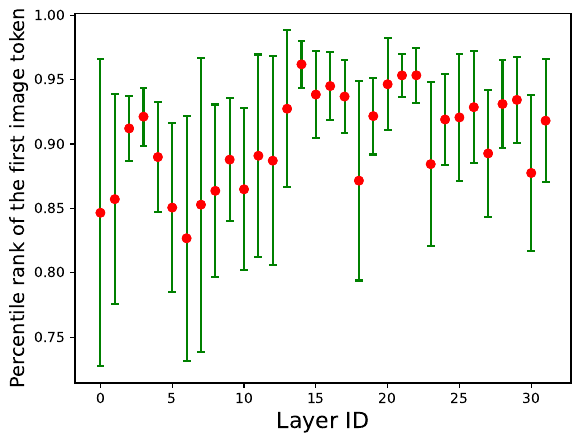

The Python source for this figure:
import argparse
from transformers import AutoTokenizer
from vllm import LLM, SamplingParams
from PIL import Image
import numpy as np
import matplotlib.pyplot as plt

from benchmarks_infoblend.test_type.prob_attn.configs import Configs
from benchmarks_infoblend.utils import set_seed
from benchmarks_infoblend.data.utils import str2class

def get_args() -> argparse.Namespace:
    """ Get arguments from the command line.
    Please refer to the configs.py file for detailed information.
    """
    
    parser = argparse.ArgumentParser()
    parser.add_argument("--dataset", type=str, default='dummy', help="The dataset name")
    parser.add_argument("--model", type=str, default='benchmarks_infoblend/models/llava-v1.6-vicuna-7b-hf', help="The model name from huggingface")
    args = parser.parse_args()

    return args

def run(configs, dataset, llm, tokenizer):
    # Start testing
    for system_prompts, mod_prompts, free_form_prompt in dataset:
        images = [Image.open(url) for url in mod_prompts]
        image_spec_token = '<image>'
        # InternVL have different names of image token.
        if 'Intern' in configs.model:
            image_spec_token = '<IMG_CONTEXT>'
        image_id = tokenizer.convert_tokens_to_ids(image_spec_token)
        attn_metadata = llm.llm_engine.model_executor.driver_worker.model_runner.model.model.attn_metadata
        attn_metadata['collect'] = True
        sampling_params = SamplingParams(
            temperature=0, 
            max_tokens=2,
        )
        old_kvs = []
        output = llm.generate(
            {
                "prompt": system_prompts+free_form_prompt,
                "multi_modal_data": {
                    "image": images
                },
            },
            sampling_params=sampling_params, use_tqdm=False)

        llm_layers = llm.llm_engine.model_executor.driver_worker.model_runner.model.model.layers
        for j in range(len(llm_layers)):
            temp_k = llm_layers[j].self_attn.hack_kv[0].clone()
            temp_v = llm_layers[j].self_attn.hack_kv[1].clone()     
            old_kvs.append([temp_k, temp_v])

        llm.llm_engine.model_executor.driver_worker.model_runner.model.model.old_kvs = old_kvs
        attn_metadata['prob_attn'] = True
        output = llm.generate(
            {
                "prompt": system_prompts + free_form_prompt,
                "multi_modal_data": {
                    "image": images
                },
            },
            sampling_params=sampling_params, use_tqdm=False)
        
        start_image_token = output[0].prompt_token_ids.index(image_id)
        fontsize = 16
        for j in range(len(llm_layers)):
            attn_matrix = attn_metadata['attn_matrix'][j][0].squeeze()
            # reshape for GQA (grouped query attention)
            attn_matrix = attn_matrix.reshape(-1, attn_matrix.shape[-1])
            score_head = []
            for i in range(attn_matrix.shape[0]):
                attn_score = attn_matrix[i].cpu().float()
                first_token_score = attn_score[start_image_token]
                rank = 0
                for s in attn_score:
                    if s > first_token_score:
                        rank += 1
                score_head.append(1 - rank / len(attn_score))

            mean = np.mean(score_head)
            std = np.std(score_head) / 2
            plt.plot([j - 0.2, j + 0.2], [mean + std, mean + std], 'g-')
            plt.plot([j - 0.2, j + 0.2], [mean - std, mean - std], 'g-')
            plt.plot([j, j], [mean + std, mean - std], 'g-')
            plt.plot([j, j], [mean, mean], 'ro-',)

        plt.ylabel('Percentile rank of the first image token', fontsize=fontsize-2)
        plt.xlabel('Layer ID', fontsize=fontsize)
        plt.savefig(configs.cwd + f'/percentile_rank.pdf', bbox_inches='tight')
        plt.clf()
        
if __name__ == "__main__":

    args = get_args()
    configs = Configs(
        dataset=args.dataset,
        model=args.model
    )

    tokenizer = AutoTokenizer.from_pretrained(configs.model, add_bos_token=True, trust_remote_code=True)
    dataset = str2class[configs.dataset](tokenizer=tokenizer, path=configs.result_folder)

    set_seed(configs.seed)
    llm = LLM(
        model=configs.model,
        gpu_memory_utilization=0.7,
        enforce_eager=True,
        max_model_len=4096,
        trust_remote_code=True,
        limit_mm_per_prompt={"image": 2}
    )
    llm.set_tokenizer(tokenizer)
    run(configs, dataset, llm, tokenizer)